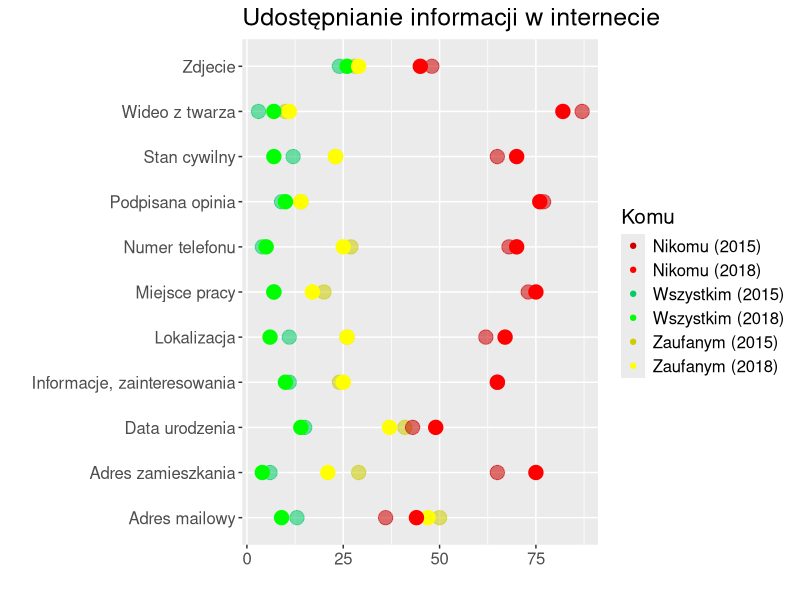
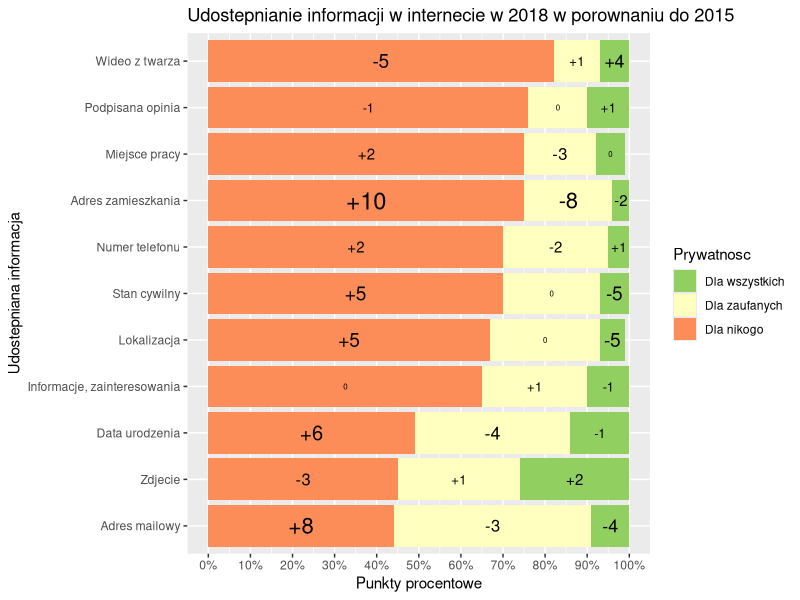

Write R code to recreate these figures, in order.
## ---- chunk 1
library(ggplot2)
library(data.table)

ankieta2015 <- data.table(cbind(
  rep(c("Wszystkim (2015)", "Zaufanym (2015)", "Nikomu (2015)"), times = 11),
  rep(c("Adres mailowy", "Zdjecie", "Data urodzenia", "Informacje, zainteresowania",
        "Lokalizacja", "Stan cywilny", "Numer telefonu", "Adres zamieszkania", "Miejsce pracy",
        "Podpisana opinia", "Wideo z twarza"), each = 3),
  c(13, 50, 36, 24, 28, 48, 15, 41, 43, 11, 24, 65, 11, 26, 62, 12,
    23, 65, 4, 27, 68, 6, 29, 65, 7, 20, 73, 9, 14, 77, 3, 10, 87)
))
colnames(ankieta2015) <- c("Komu", "Co", "PP")

ankieta2018 <- data.table(cbind(
  rep(c("Wszystkim (2018)", "Zaufanym (2018)", "Nikomu (2018)"), times = 11),
  rep(c("Adres mailowy", "Zdjecie", "Data urodzenia", "Informacje, zainteresowania",
        "Lokalizacja", "Stan cywilny", "Numer telefonu", "Adres zamieszkania", "Miejsce pracy",
        "Podpisana opinia", "Wideo z twarza"), each = 3),
  c(9, 47, 44, 26,29, 45, 14, 37, 49, 10, 25, 65, 6, 26, 67, 7, 23, 70,
  5, 25, 70, 4, 21, 75, 7, 17, 75, 10, 14, 76, 7, 11, 82)
))
colnames(ankieta2018) <- c("Komu", "Co", "PP")
## ---- chunk 2
ggplot() +
  scale_color_manual(values = c('red3', 'red', 'springgreen3', 'green', 'yellow3', 'yellow')) +
  geom_point(data = ankieta2015, aes(x = as.numeric(PP), y = Co, color = Komu, size = 1, alpha = 1/10)) + 
  geom_point(data = ankieta2018, aes(x = as.numeric(PP), y = Co, color = Komu, size = 1)) + 
  xlab('') + ylab('') + 
  theme(text=element_text(size=15)) +
  guides(size = FALSE, alpha = FALSE) + 
  ggtitle('Udostępnianie informacji w internecie')
## ---- chunk 3
ankieta <- data.frame(ankieta2018)
ankieta[,3] <- as.numeric(ankieta[,3])

ankieta <- cbind(ankieta, ankieta[,3] - as.numeric(as.data.frame(ankieta2015)[,3]))
colnames(ankieta) <- c("Prywatnosc", "Informacja", "Procent", "Diff")

ankieta$Prywatnosc <- rep(c("Dla wszystkich", "Dla zaufanych", "Dla nikogo"), 11)

ord <- order(ankieta$Procent[which(ankieta$Prywatnosc == "Dla nikogo")])
ankieta$Prywatnosc <- factor(x = ankieta$Prywatnosc, levels = c("Dla wszystkich", "Dla zaufanych", "Dla nikogo"))

change <- ifelse(ankieta$Diff > 0, paste("+", as.character(ankieta$Diff), sep = ""), as.character(ankieta$Diff))
tcol <- ifelse(substr(change, 1, 1) == 0, "black", ifelse(substr(change, 1, 1) == "-", "red", "green"))
## ---- chunk 4

ggplot(data = ankieta, aes(x = reorder(Informacja, c(ord, ord + 11, ord +22)), y = Procent, fill = Prywatnosc)) +
  geom_bar(stat = "identity", position = position_stack()) +
  scale_fill_manual(values = c("#91cf60", "#ffffbf","#fc8d59") , name = "Prywatnosc") +
  scale_size(range = c(2,6), guide = "none") +
  geom_text(aes(label = change, size = abs(Diff)), position = position_stack(vjust = 0.5)) +
  xlab("Udostepniana informacja") +
  ggtitle("Udostepnianie informacji w internecie w 2018 w porownaniu do 2015") +
  scale_y_continuous(breaks = seq(0, 100, 10), labels = paste(seq(0, 100, 10), "%", sep = ""), name = "Punkty procentowe")+
  coord_flip() 

